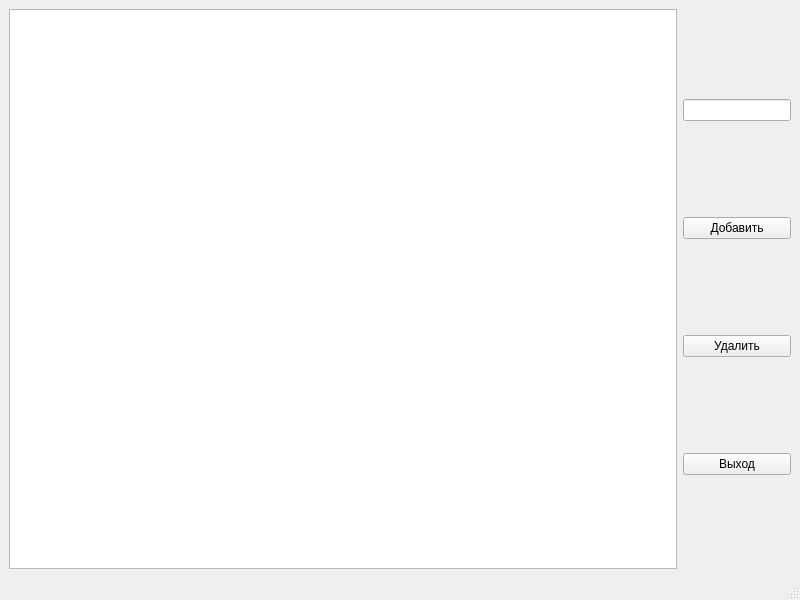
<?xml version="1.0" encoding="UTF-8"?>
<ui version="4.0">
 <class>MainWindow</class>
 <widget class="QMainWindow" name="MainWindow">
  <property name="geometry">
   <rect>
    <x>0</x>
    <y>0</y>
    <width>800</width>
    <height>600</height>
   </rect>
  </property>
  <property name="windowTitle">
   <string>Сложная Сцена</string>
  </property>
  <widget class="QWidget" name="centralwidget">
   <layout class="QHBoxLayout" name="horizontalLayout">
    <item>
     <widget class="QGraphicsView" name="graphicsView"/>
    </item>
    <item>
     <layout class="QVBoxLayout" name="verticalLayout">
      <item>
       <widget class="QLineEdit" name="lineEdit">
        <property name="enabled">
         <bool>true</bool>
        </property>
        <property name="sizePolicy">
         <sizepolicy hsizetype="Maximum" vsizetype="Maximum">
          <horstretch>0</horstretch>
          <verstretch>0</verstretch>
         </sizepolicy>
        </property>
       </widget>
      </item>
      <item>
       <widget class="QPushButton" name="pushButton_3">
        <property name="text">
         <string>Добавить</string>
        </property>
       </widget>
      </item>
      <item>
       <widget class="QPushButton" name="pushButton_2">
        <property name="text">
         <string>Удалить</string>
        </property>
       </widget>
      </item>
      <item>
       <widget class="QPushButton" name="pushButton">
        <property name="text">
         <string>Выход</string>
        </property>
       </widget>
      </item>
     </layout>
    </item>
   </layout>
  </widget>
  <widget class="QMenuBar" name="menubar">
   <property name="geometry">
    <rect>
     <x>0</x>
     <y>0</y>
     <width>800</width>
     <height>26</height>
    </rect>
   </property>
  </widget>
  <widget class="QStatusBar" name="statusbar"/>
 </widget>
 <resources/>
 <connections>
  <connection>
   <sender>pushButton</sender>
   <signal>clicked()</signal>
   <receiver>MainWindow</receiver>
   <slot>close()</slot>
   <hints>
    <hint type="sourcelabel">
     <x>751</x>
     <y>450</y>
    </hint>
    <hint type="destinationlabel">
     <x>747</x>
     <y>535</y>
    </hint>
   </hints>
  </connection>
 </connections>
</ui>
